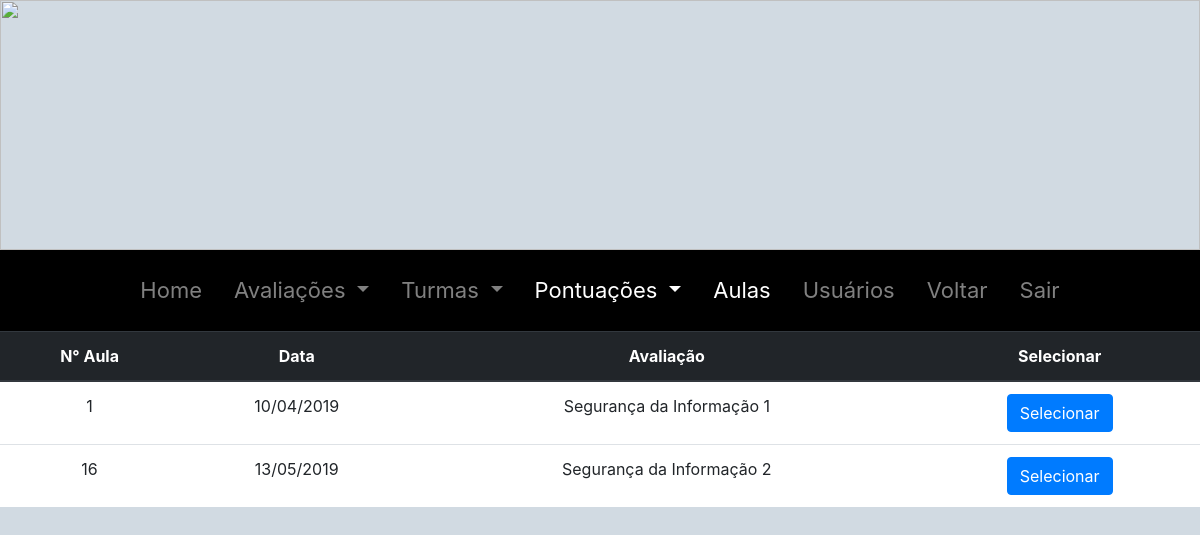
/professor/aulas/pontuacao/?opt=3&turma=9 (signed in), run on the app's committed database.
### tables this page shows
CREATE TABLE `tbl_aulas` (
  `id` int(11) NOT NULL,
  `id_sequencia` int(11) NOT NULL,
  `id_professor` int(11) NOT NULL,
  `data` date NOT NULL,
  `id_turma` int(11) NOT NULL
);

CREATE TABLE `tbl_sequencia_perguntas` (
  `id` int(11) NOT NULL,
  `nome` varchar(30) NOT NULL,
  `id_professor` int(11) NOT NULL,
  `np` int(11) NOT NULL,
  `pontuacao` int(11) NOT NULL
);

### professor/aulas/pontuacao/aulas.php (the view, shortened to what this page needs)
<?php
if (isset($_COOKIE['rootid'])) {
	$id = $_COOKIE['rootid'];
}
	?>
	<?php
$turma = $_REQUEST['turma'];
?>
<table class="table table-hover" style="background-color: #fff;">
	<thead class="thead-dark">
		<tr>
			<th scope="col">
				<center>
					N° Aula
				</center>
			<th scope="col">
				<center>
					Data
				</center>
			</th>
			<th>
				<center>
					Avaliação
				</center>
			</th>
			<th>
				<center>
					Selecionar
				</center>
			</th>
		</tr>
	</thead>
	<?php
	include '../../../configs.php';
	$sql = "SELECT tbl_aulas.id,tbl_sequencia_perguntas.nome,tbl_aulas.data FROM tbl_aulas,tbl_sequencia_perguntas WHERE tbl_aulas.id_professor = '$id' AND tbl_aulas.id_turma = '$turma' AND tbl_aulas.id_sequencia = tbl_sequencia_perguntas.id";
	$query = mysqli_query($con, $sql);
	while ($row = mysqli_fetch_object($query)) {
		$data = date('d/m/Y', strtotime($row->data));
		?>
		<tr>
			<td>
				<center>
					<?=$row->id?>
				</center>
			</td>
			<td>
				<center>
					<?=$data?>
				</center>
			</td>
			<td>
				<center>
					<?=$row->nome?>
				</center>
			</td>
			<td>
				<center>
					<button class="btn btn-primary" id="<?=$row->id?>" onclick="seleciona_turma(<?=$row->id?>)">
						Selecionar
					</button>
				</center>
			</td>
		</tr>
		<?php
	}
	?>
</table>

### data on the page
tbl_aulas: id "1", data "10/04/2019", tbl_sequencia_perguntas.nome "Segurança da Informação 1"
tbl_aulas: id "16", data "13/05/2019", tbl_sequencia_perguntas.nome "Segurança da Informação 2"
